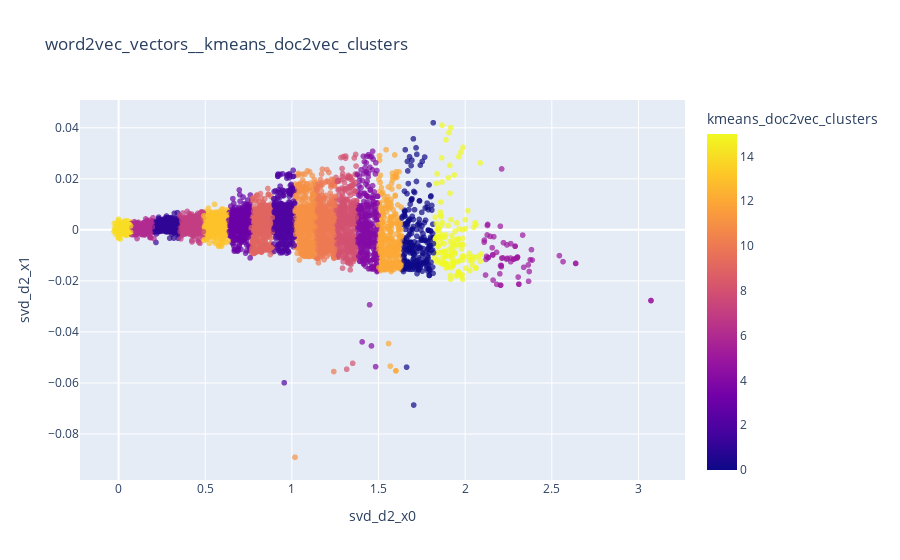

Notebook cell for this chart:
### Code cell
from sklearn.decomposition import TruncatedSVD
import plotly.express as px
import numpy as np

def plotter_2d_cluster(dataset_org, vector_column_name, cluster_label_name):

    dataset = dataset_org.copy()

    svd_n2 = TruncatedSVD(n_components=2)
    td_matrix = np.array([[component for component in doc] for doc in dataset[vector_column_name]])
    svd_result = svd_n2.fit_transform(td_matrix)

    dataset["svd_d2_x0"] = svd_result[:, 0]
    dataset["svd_d2_x1"] = svd_result[:, 1]

    fig = px.scatter(
        dataset,
        x="svd_d2_x0",
        y="svd_d2_x1",
        color=cluster_label_name,
        title=f"{vector_column_name}__{cluster_label_name}",
        opacity=0.7,
        hover_name="meals",
        color_discrete_sequence=px.colors.qualitative.Alphabet
    )
    
    fig.show()

plotter_2d_cluster(
    dataset_org=meals_df,
    vector_column_name="word2vec_vectors",
    cluster_label_name="kmeans_doc2vec_clusters"
)

### Figure 1 — Plotly figure (JSON) as saved in the notebook; plotly's stock layout.template omitted (floating-point values rounded to 4 significant figures; data arrays with more than 128 entries replaced by an {"elided": "..."} marker saying what was removed)
{"data": [{"hovertemplate": "<b>%{hovertext}</b><br><br>svd_d2_x0=%{x}<br>svd_d2_x1=%{y}<br>kmeans_doc2vec_clusters=%{marker.color}<extra></extra>", "hovertext": {"elided": "7197 str values"}, "legendgroup": "", "marker": {"color": {"elided": "7197 int values"}, "coloraxis": "coloraxis", "opacity": 0.7, "symbol": "circle"}, "mode": "markers", "name": "", "showlegend": false, "type": "scattergl", "x": {"elided": "7197 float values"}, "xaxis": "x", "y": {"elided": "7197 float values"}, "yaxis": "y"}], "layout": {"coloraxis": {"colorbar": {"title": {"text": "kmeans_doc2vec_clusters"}}, "colorscale": [[0, "#0d0887"], [0.1111, "#46039f"], [0.2222, "#7201a8"], [0.3333, "#9c179e"], [0.4444, "#bd3786"], [0.5556, "#d8576b"], [0.6667, "#ed7953"], [0.7778, "#fb9f3a"], [0.8889, "#fdca26"], [1, "#f0f921"]]}, "legend": {"tracegroupgap": 0}, "title": {"text": "word2vec_vectors__kmeans_doc2vec_clusters"}, "xaxis": {"anchor": "y", "domain": [0, 1], "title": {"text": "svd_d2_x0"}}, "yaxis": {"anchor": "x", "domain": [0, 1], "title": {"text": "svd_d2_x1"}}}}
